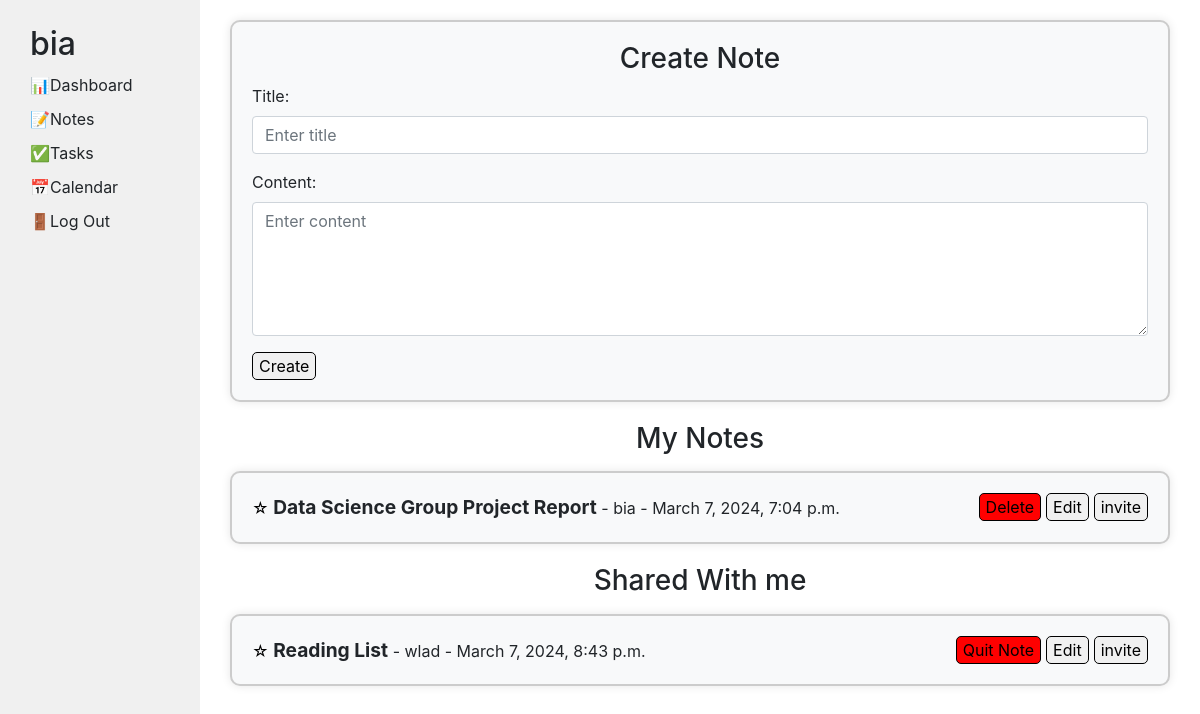
The page /notes (signed in) on the database its author committed.
### personal_organization/models.py (models this page shows, shortened)
class User(AbstractUser):
    pass

class Note(models.Model):
    owner = models.ForeignKey(User, on_delete=models.CASCADE, related_name="owned_notes")
    title = models.CharField(max_length=20)
    content = models.CharField(max_length=512)
    collaborators = models.ManyToManyField(User, related_name="collaborated_notes")
    created_at = models.DateTimeField(auto_now_add=True)
    star = models.ManyToManyField(User, related_name="starred_notes", blank=True)

### personal_organization/views.py (the view)
# urls.py: path("notes", views.notes, name="notes"),
@login_required
def notes(request):
    user_notes = Note.objects.filter(owner=request.user).order_by('-star', '-created_at')
    collaborated_notes = Note.objects.filter(collaborators=request.user).order_by('-star', '-created_at')
    return render(request, "personal_organization/notes.html", {
        'user_notes': user_notes,
        'collaborated_notes': collaborated_notes
    })

### personal_organization/templates/personal_organization/notes.html (shortened to what this page needs)
{% extends "personal_organization/layout.html" %}
{% load static %}
{% block body %}
    <div class="container-fluid" style="margin-top: 20px;">
        <div class="container my-3 custom-card-CreateNote">
            <div class="row">
                <div class="col-12">
                    <h3>Create Note</h3>
                    <form id="create-note-form">
                        <div class="form-group">
                            <label for="title">Title:</label>
                            <input type="text" class="form-control" id="title" placeholder="Enter title" required>
                        </div>
                        <div class="form-group">
                            <label for="content">Content:</label>
                            <textarea class="form-control" id="content" rows="5" placeholder="Enter content" required></textarea>
                        </div>
                        <button type="submit" class="create-note-button">Create</button>
                    </form>
                </div>
            </div>
        </div>
    </div>
    <div class="container-fluid" style="margin-top: 20px;">
        <h3>My Notes</h3>
        {% for note in user_notes %}
            <div class="container my-3 custom-card" data-note-id="{{ note.id }}">
                <div class="row">
                    <div class="col-12">
                        <div class="card-details">
                            {% if request.user in note.star.all %}
                            <span class="star gold-star">&#9734;</span>
                            {% else %}
                            <span class="star black-star">&#9734;</span>
                            {% endif %}
                            <button class="invite-button" style="float: right;margin-left: 5px;">invite</button>
                            <button class="edit-button" style="float: right; margin-left: 5px;">Edit</button>
                            <button class="delete-button" style="float: right; margin-left: 5px;">Delete</button>
                            <strong class="note-title"> {{ note.title }} </strong> -
                            <span class="note-owner">{{ note.owner }}</span> - <span>{{ note.created_at }}</span>
                        </div>
                    </div>
                </div>
            </div>
        {% empty %}
            <h5 style="color: grey; opacity: 0.5; text-align: center; margin-top: 30px;">No notes...</h5>
        {% endfor %}
    </div>
    <div class="container-fluid" style="margin-top: 20px;">
        <h3>Shared With me</h3>
        {% for note in collaborated_notes %}
            <div class="container my-3 custom-card" data-note-id="{{ note.id }}">
                <div class="row">
                    <div class="col-12">
                        <div class="card-details">
                            {% if request.user in note.star.all %}
                            <span class="star gold-star">&#9734;</span>
                            {% else %}
                            <span class="star black-star">&#9734;</span>
                            {% endif %}
                            <button class="invite-button" style="float: right;margin-left: 5px;">invite</button>
                            <button class="edit-button" style="float: right; margin-left: 5px;">Edit</button>
                            <button class="delete-button" style="float: right; margin-left: 5px;">Quit Note</button>
                            <strong class="note-title"> {{ note.title }} </strong> -
                            <span class="note-owner">{{ note.owner }}</span> - <span>{{ note.created_at }}</span>
                        </div>
                    </div>
                </div>
            </div>
        {% empty %}
            <h5 style="color: grey; opacity: 0.5; text-align: center; margin-top: 30px;">No shared notes...</h5>
        {% endfor %}
    </div>
{% endblock %}

### personal_organization/templates/personal_organization/layout.html (shortened to what this page needs)
{% load static %}
<!DOCTYPE html>
<html lang="en">
    <head>
        <link rel="stylesheet" href="https://stackpath.bootstrapcdn.com/bootstrap/4.4.1/css/bootstrap.min.css">
        <link href="{% static 'personal_organization/styles.css' %}" rel="stylesheet">
    </head>
    <body>
        <div class="container-fluid h-100">
            <div class="row h-100">
                <div class="sidebar col-lg-2 col-md-3">
                    {% if user.is_authenticated %}
                        <div>
                            <h2>{{ user.username }}</h2>
                        </div>
                        <div>
                            <a href="{% url 'index' %}">📊Dashboard</a>
                        </div>
                        <div>
                            <a href="{% url 'notes' %}">📝Notes</a>
                        </div>
                        <div>
                            <a href="{% url 'tasks' %}">✅Tasks</a>
                        </div>
                        <div>
                            <a href="{% url 'calendar' %}">📅Calendar</a>
                        </div>
                        <div>
                            <a href="{% url 'logout' %}">🚪Log Out</a>
                        </div>
                    {% endif %}
            </div>
            <div class="main col-lg-10 col-md-9">
                {% block body %}
                {% endblock %}
            </div>
        </div>
    </body>
</html>

### personal_organization/static/personal_organization/styles.css (style rules this page uses)
body { margin: 0; background-color: white; }
.sidebar { background-color: #f0f0f0; padding: 20px; min-height: 100vh; top: 0; bottom: 0; }
.sidebar h2 { margin-top: 5px; }
.sidebar div { margin-bottom: 10px; margin-left: 10px; }
.sidebar a { color: inherit; text-decoration: none; transition: font-size 0.3s ease; }

### personal_organization/templates/personal_organization/notes.html (style rules this page uses)
.custom-card, .custom-card-CreateNote { border: 2px solid #ccc; background-color: #f8f9fa; padding: 20px; border-radius: 10px; box-shadow: 0px 0px 10px rgba(0, 0, 0, 0.1); cursor: pointer; }
h3 { text-align: center; }
.black-star { color: black; }
.invite-button, .invite-submit-button ,.cancel-button, .edit-button, .save-edit, .cancel-edit, .create-note-button { background-color: #f0f0f0; border-radius: 5px; cursor: pointer; border: solid black 1px; }
.delete-button { background-color: red; border-radius: 5px; cursor: pointer; border: solid black 1px; }
.note-title { font-size: larger; }

### rows shown on the page
User: username "bia"
Note: title "Data Science Group Project Report", owner "bia", created_at "March 7, 2024, 7:04 p.m."
Note: title "Reading List", owner "wlad", created_at "March 7, 2024, 8:43 p.m."
